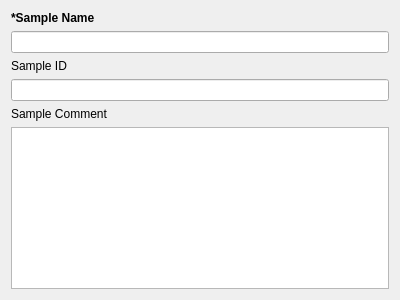
<?xml version="1.0" encoding="UTF-8"?>
<ui version="4.0">
 <class>Form</class>
 <widget class="QWidget" name="Form">
  <property name="geometry">
   <rect>
    <x>0</x>
    <y>0</y>
    <width>400</width>
    <height>300</height>
   </rect>
  </property>
  <property name="windowTitle">
   <string>Form</string>
  </property>
  <layout class="QVBoxLayout" name="verticalLayout">
   <item>
    <widget class="QLabel" name="LAB_Sample_Name">
     <property name="text">
      <string>&lt;html&gt;&lt;head/&gt;&lt;body&gt;&lt;p&gt;&lt;span style=&quot; font-weight:700;&quot;&gt;*Sample Name&lt;/span&gt;&lt;/p&gt;&lt;/body&gt;&lt;/html&gt;</string>
     </property>
    </widget>
   </item>
   <item>
    <widget class="QLineEdit" name="LE_Sample_Name"/>
   </item>
   <item>
    <widget class="QLabel" name="LAB_Sample_ID_2">
     <property name="text">
      <string>Sample ID</string>
     </property>
    </widget>
   </item>
   <item>
    <widget class="QLineEdit" name="LE_Sample_ID"/>
   </item>
   <item>
    <widget class="QLabel" name="LAB_Sample_Comment">
     <property name="text">
      <string>Sample Comment</string>
     </property>
    </widget>
   </item>
   <item>
    <widget class="QPlainTextEdit" name="TE_Sample_Comment"/>
   </item>
  </layout>
 </widget>
 <resources/>
 <connections/>
</ui>
